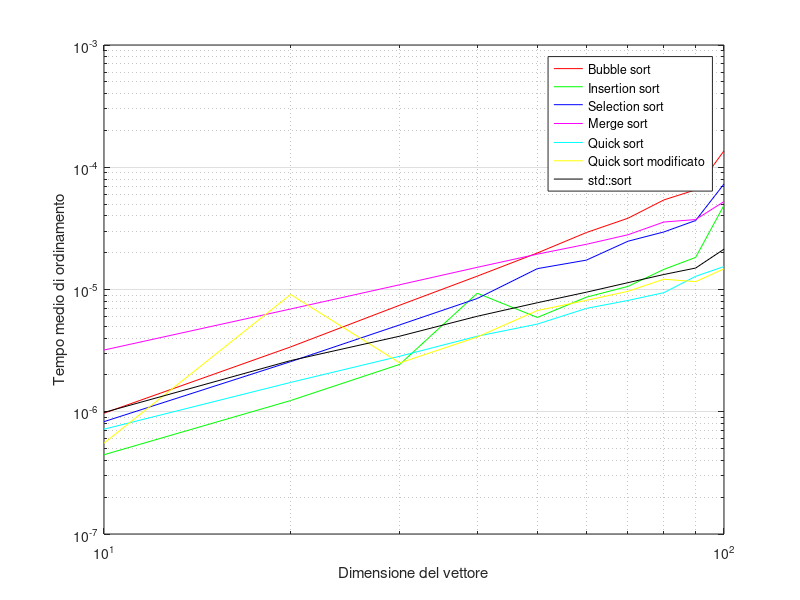

This chart was generated by the following MATLAB code:
dati = load('times.dat');

x = dati(:,1);
bubble = dati(:,2);
insertion = dati(:,3);
selection = dati(:,4);
merge = dati(:,5);
quick = dati(:,6);
quick_mod = dati(:,7);
sort = dati(:,8);

loglog(x, bubble, 'r')
hold on 
loglog(x, insertion, 'g')
loglog(x, selection, 'b')
loglog(x, merge, 'm')
loglog(x, quick, 'c')
loglog(x, quick_mod, 'y')
loglog(x, sort, 'k')
hold off

xlabel('Dimensione del vettore')
ylabel("Tempo medio di ordinamento")
legend('Bubble sort', 'Insertion sort', 'Selection sort', 'Merge sort', 'Quick sort', 'Quick sort modificato', 'std::sort')
grid on
